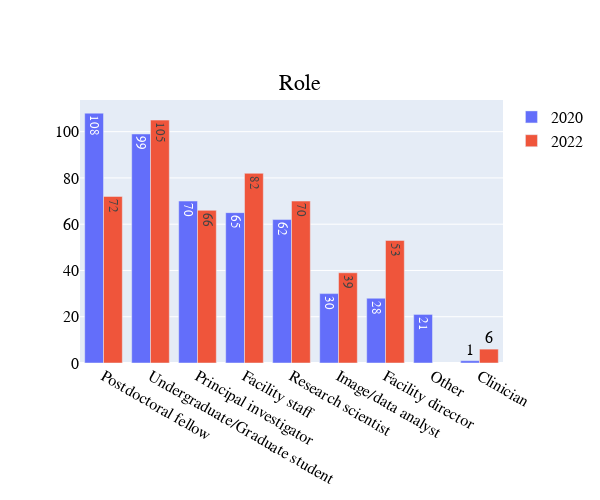

Here is the notebook cell this chart was saved with:
### Code cell
#combined figure
role_2021_2022 = go.Figure()

role_2021_2022.add_traces(go.Bar(name='2020', x=role_2021["category_1"].value_counts().index, y=role_2021["category_1"].value_counts().values, orientation='v', text=role_2021["category_1"].value_counts().values))
role_2021_2022.add_traces(go.Bar(name='2022', x=data['Role'].value_counts().index, y=data['Role'].value_counts().values, orientation='v', text=data['Role'].value_counts().values))
role_2021_2022.update_layout(width=600, height=500, title='Role', title_x=0.5, title_y=0.85, font=dict(family='Helvetica', color="Black", size=16), legend=dict(title_font_family = 'Helvetica', font=dict(size=16, color="Black")))
role_2021_2022.update_yaxes(categoryorder = 'total ascending')

### Figure 1 — Plotly figure (JSON) as saved in the notebook; plotly's stock layout.template omitted (floating-point values rounded to 4 significant figures)
{"data": [{"name": "2020", "orientation": "v", "text": [108, 99, 70, 65, 62, 30, 28, 21, 1], "type": "bar", "x": ["Postdoctoral fellow", "Undergraduate/Graduate student", "Principal investigator", "Facility staff", "Research scientist", "Image/data analyst", "Facility director", "Other", "Clinician"], "y": [108, 99, 70, 65, 62, 30, 28, 21, 1]}, {"name": "2022", "orientation": "v", "text": [105, 82, 72, 70, 66, 53, 39, 6], "type": "bar", "x": ["Undergraduate/Graduate student", "Facility staff", "Postdoctoral fellow", "Research scientist", "Principal investigator", "Facility director", "Image/data analyst", "Clinician"], "y": [105, 82, 72, 70, 66, 53, 39, 6]}], "layout": {"font": {"color": "Black", "family": "Helvetica", "size": 16}, "height": 500, "legend": {"font": {"color": "Black", "size": 16}, "title": {"font": {"family": "Helvetica"}}}, "title": {"text": "Role", "x": 0.5, "y": 0.85}, "width": 600, "yaxis": {"categoryorder": "total ascending"}}}
